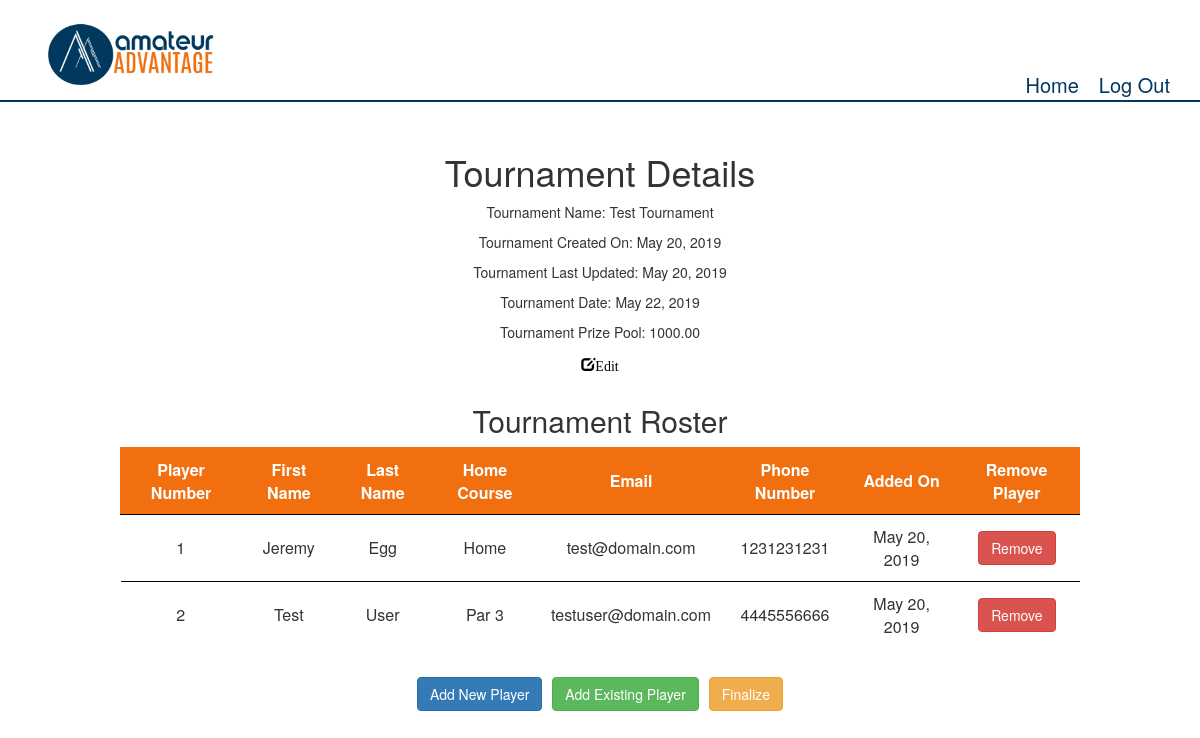
/tournament/updateTournament/25 (signed in), run on the app's committed database.
### tournament/models.py (models this page shows, shortened)
class tournament (models.Model):
    user_choices = ((1,'active'), (2,'abandoned'), (3,'in_progress'), (4,'complete'))
    tournament_id = models.AutoField(primary_key = True)
    tournament_name = models.CharField(max_length = 50)
    shop = models.ForeignKey(proShop, related_name='shopTournament', on_delete=models.CASCADE)
    players = models.ManyToManyField(
        player,
        through='playerResults',
        through_fields=('tournament','player')
        )
    number_of_players = models.PositiveIntegerField(null=True, default=0)
    created_on = models.DateField(auto_now_add = True)
    last_updated = models.DateField(auto_now = True)
    tournament_date = models.DateField()
    prize_pool = models.DecimalField(max_digits=11,decimal_places=2, blank=True, null=True, default = 0.00)
    status = models.PositiveSmallIntegerField(
                  choices=user_choices,
                  default=1)
    def getTournamentFromID(id):
        return tournament.objects.filter(tournament_id = id)[0]

class playerResults (models.Model):
    flight_choices = ((1,'Flight 1'), (2,'Flight 2'), (3,'Flight 3'), (4,'Flight 4'), (5,'Flight 5'), (6,'Flight 6'), (7,'Flight 7'), (8,'Flight 8'),
                     (9,'Flight 9'), (10,'Flight 10'))
    division_choices = ((1,'Senior'), (2,'Women'), (3,'Junior'),(4,'Men'))
    tournament = models.ForeignKey(tournament, related_name = 'tournamentSet',on_delete=models.CASCADE)
    player = models.ForeignKey(player, related_name='tournamentPlayer', on_delete=models.CASCADE)
    amount_won = models.DecimalField(max_digits=11,decimal_places=2, blank=True, null=True, default = 0.00)
    position = models.PositiveIntegerField(blank=True, null=True, default = '0')
    flight = models.PositiveSmallIntegerField(
                  choices=flight_choices,
                  default=1)
    division = models.PositiveSmallIntegerField(
                  choices=division_choices,
                  default=1)
    added_on = models.DateField(auto_now_add = True)
    class Meta:
        verbose_name_plural = 'playerResults'

### users/models.py (models this page shows, shortened)
class player (models.Model):
    user = models.OneToOneField(CustomUser, related_name='userPlayer', on_delete=models.CASCADE, primary_key = True)
    address = models.CharField(max_length = 50)
    homeCourse = models.CharField(max_length = 50)
    insrt_timestamp = models.DateField(auto_now_add = True)
    chnge_timestamp = models.DateField(auto_now = True)
    pin = models.CharField(max_length=128, default='0000')

class CustomUser(AbstractUser):
    user_choices = ((1,'admin'), (2,'player'), (3,'shop'), (4,'buyer'), (5, 'exec'))
    objects = CustomUserManager()
    userType = models.PositiveSmallIntegerField(
                  choices=user_choices,
                  default=1)
    phoneNumber = models.CharField(max_length = 10, null=True)
    def isShop(user):
        if user.userType == 3:
            return True
        else:
            return False

### tournament/views.py (the view, shortened to what this page needs)
# urls.py: path('updateTournament/<id>', views.updateTournament, name='updateTournament'),
@login_required
@user_passes_test(shop_test,login_url='/', redirect_field_name=None)
def updateTournament(request, id):
    curTournament = tournament.getTournamentFromID(id) #grab the current tournament
    curShop = request.user.userShop #get Shop name
    userType = request.user.userType #get user type
    playerInlineFormSet = inlineformset_factory(CustomUser, player, fields = ('address','homeCourse'),can_delete=False) #add player form
    tournamentPlayers = playerResults.objects.filter(tournament = curTournament)
    if curTournament.status == 3:
            return redirect('tournamentResults', id=curTournament.tournament_id)
    else:
        print(str(request.method))
        return render(request, 'tournaments/updateTournament.html',{
            'curTournament' : curTournament,
            'tournamentPlayers': tournamentPlayers,
        })

### tournament/views.py (called while the page is built)
def shop_test(user):
    return CustomUser.isShop(user)

### templates/tournaments/updateTournament.html (shortened to what this page needs)
{% extends 'base.html' %}
{% load static %}
{% block css %}
<link rel="stylesheet" type="text/css" href="{% static 'tournament/update.css' %}">
{% endblock %}
{% block content %}
<div class='tournDetails'>
    <h1>Tournament Details</h1>
        <p>Tournament Name: {{ curTournament.tournament_name }}</p>
        <p>Tournament Created On: {{ curTournament.created_on }}</p>
        <p>Tournament Last Updated: {{ curTournament.last_updated }}</p>
        <p>Tournament Date: {{ curTournament.tournament_date }}</p>
        <p>Tournament Prize Pool: {{ curTournament.prize_pool }}</p>
    <button class='glyphicon glyphicon-edit editButton btn'>Edit</button>
</div>
    <h2>Tournament Roster</h2>
    <form method='post'>
        <table>
            <thead>
                <th>Player Number</th>
                <th>First Name</th>
                <th>Last Name</th>
                <th>Home Course</th>
                <th>Email</th>
                <th>Phone Number</th>
                <th>Added On</th>
                <th>Remove Player</th>
            </thead>
            <tbody>
                {% for player in tournamentPlayers %}
                    <tr>
                        <td>{{ forloop.counter }}</td>
                        <td>{{ player.player.user.first_name }}</td>
                        <td>{{ player.player.user.last_name }}</td>
                        <td>{{ player.player.homeCourse }}</td>
                        <td>{{ player.player.user.email }}</td>
                        <td>{{ player.player.user.phoneNumber }}</td>
                        <td>{{ player.added_on }}</td>
                        <td class='buttonCol'><button  type='submit' name='action' value="remove {{ player.player.user.id }}"  class="btn btn-danger">Remove</button></td>
                    </tr>
                {% endfor %}
            </tbody>
        </table>
    </form>
    <form method = 'post'>{% csrf_token %}
        <div class='buttonHolder'>
            <button class='btn btn-primary' type='submit' name = "action" value='addPlayer'>Add New Player</button>
            <button class='btn btn-success' type='submit' name = "action" value='addExisting'>Add Existing Player</button>
            <button type='submit' name='action' value="finalize {{curTournament.tournament_id}}" class = "btn btn-warning">Finalize</button>
        </div>
    </form>
{% endblock %}

### static/tournament/update.css (style rules this page uses)
table { margin:0 auto; }
td, tr, th { padding: 10px; text-align:center; }
tbody tr { border-top:1px solid black; }
th { text-align:center; border:none; }
thead { background-color:rgb(241,111,15); color:white; border:1px solid rgb(241,111,15); }
.buttonCol { text-align:center; }
.tournDetails { text-align:center; }
.buttonHolder { padding:10px; display:flex; flex-shrink:0; justify-content:center; }
.buttonHolder button { margin:5px; }
.editButton { color:black; background-color:transparent; margin-bottom:10px; padding:0px; }

### data on the page
tournament: tournament_name "Test Tournament", created_on "May 20, 2019", last_updated "May 20, 2019", tournament_date "May 22, 2019", prize_pool "1000.00"
playerResults: player.user.first_name "Jeremy", player.user.last_name "Egg", player.homeCourse "Home", player.user.email "test@domain.com", player.user.phoneNumber "1231231231", added_on "May 20, 2019"
playerResults: player.user.first_name "Test", player.user.last_name "User", player.homeCourse "Par 3", player.user.email "testuser@domain.com", player.user.phoneNumber "4445556666", added_on "May 20, 2019"
